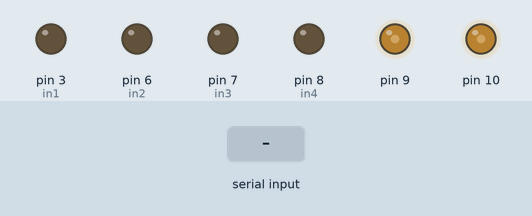
Simulated run of this sketch. Board: Arduino Uno, built with avr-gcc and run on an emulated ATmega328P. Shown: output pins drawn as LEDs (lit = HIGH). The inputs (shaded band) are chosen by the test bench.

Above: at 1.2 s.
1.3 s: "F" received over Serial
At 2.5 s:
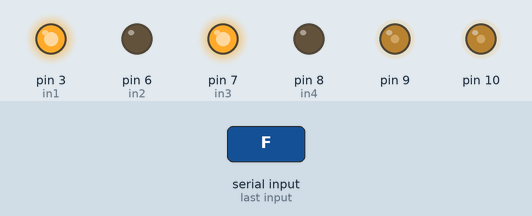
2.8 s: "B" received over Serial
At 3.7 s:
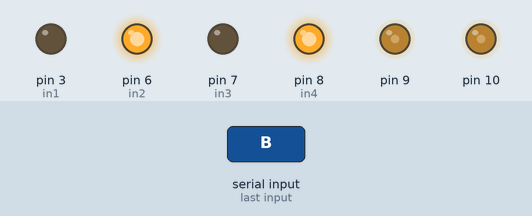
4.3 s: "R" received over Serial
At 4.8 s:
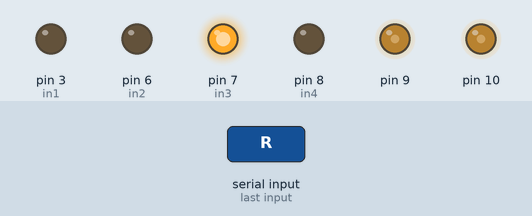
5.8 s: "L" received over Serial
At 7.0 s:
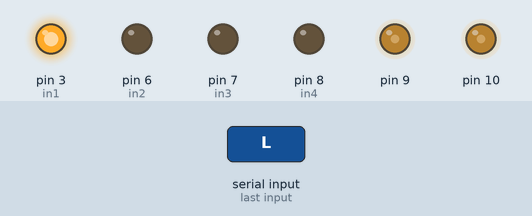
7.3 s: "S" received over Serial
At 8.3 s:
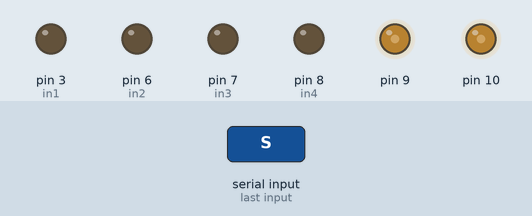
Timing chart, 0 to 9.8 s (numbered marks = the images above; inputs shaded):
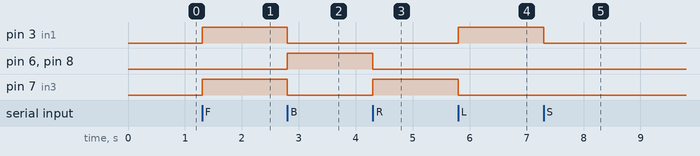

Measured:
- after the input at 1.3 s, pin 3 (in1), pin 7 (in3): LOW → HIGH at once
- after the input at 2.8 s, pin 3 (in1), pin 7 (in3): HIGH → LOW at once; pin 6 (in2), pin 8 (in4): LOW → HIGH at once
- after the input at 4.3 s, pin 6 (in2), pin 8 (in4): HIGH → LOW at once; pin 7 (in3): LOW → HIGH at once
- after the input at 5.8 s, pin 3 (in1): LOW → HIGH at once; pin 7 (in3): HIGH → LOW at once
- after the input at 7.3 s, pin 3 (in1): HIGH → LOW at once

The sketch:

Remote_Control.ino
```cpp
const int in1 = 3;
const int in2 = 6;
const int in3 = 7;
const int in4 = 8;

//SoftwareSerial BT(13, 12); // RX, TX
char Data; // the data given from Computer

void setup()
{
  pinMode(in1, OUTPUT) ;
  pinMode(in2, OUTPUT) ;
  pinMode(in3, OUTPUT) ;
  pinMode(in4, OUTPUT) ;

  pinMode(9, OUTPUT);
  pinMode(10, OUTPUT);
  analogWrite(9, 100);
  analogWrite(10, 100);

  Serial.begin(9600);
  //  BT.begin(9600);
}

void loop()
{
  if (Serial.available() > 0)
  {
    Data = Serial.read();

    if (Data == 'F') //forward
    {
      digitalWrite(in1, HIGH);
      digitalWrite(in2, LOW);
      digitalWrite(in3, HIGH);
      digitalWrite(in4, LOW);

    }
    if (Data == 'B') //backward
    {
      digitalWrite(in1, LOW);
      digitalWrite(in2, HIGH);
      digitalWrite(in3, LOW);
      digitalWrite(in4, HIGH);
    }
    if (Data == 'R') //right
    {
      digitalWrite(in1, LOW);
      digitalWrite(in2, LOW);
      digitalWrite(in3, HIGH);
      digitalWrite(in4, LOW);
    }
    if (Data == 'L') //left
    {
      digitalWrite(in1, HIGH);
      digitalWrite(in2, LOW);
      digitalWrite(in3, LOW);
      digitalWrite(in4, LOW);
    }
    if (Data == 'S') //stop
    {
      digitalWrite(in1, 0);
      digitalWrite(in2, 0);
      digitalWrite(in3, 0);
      digitalWrite(in4, 0);
    }
  }
}
```
